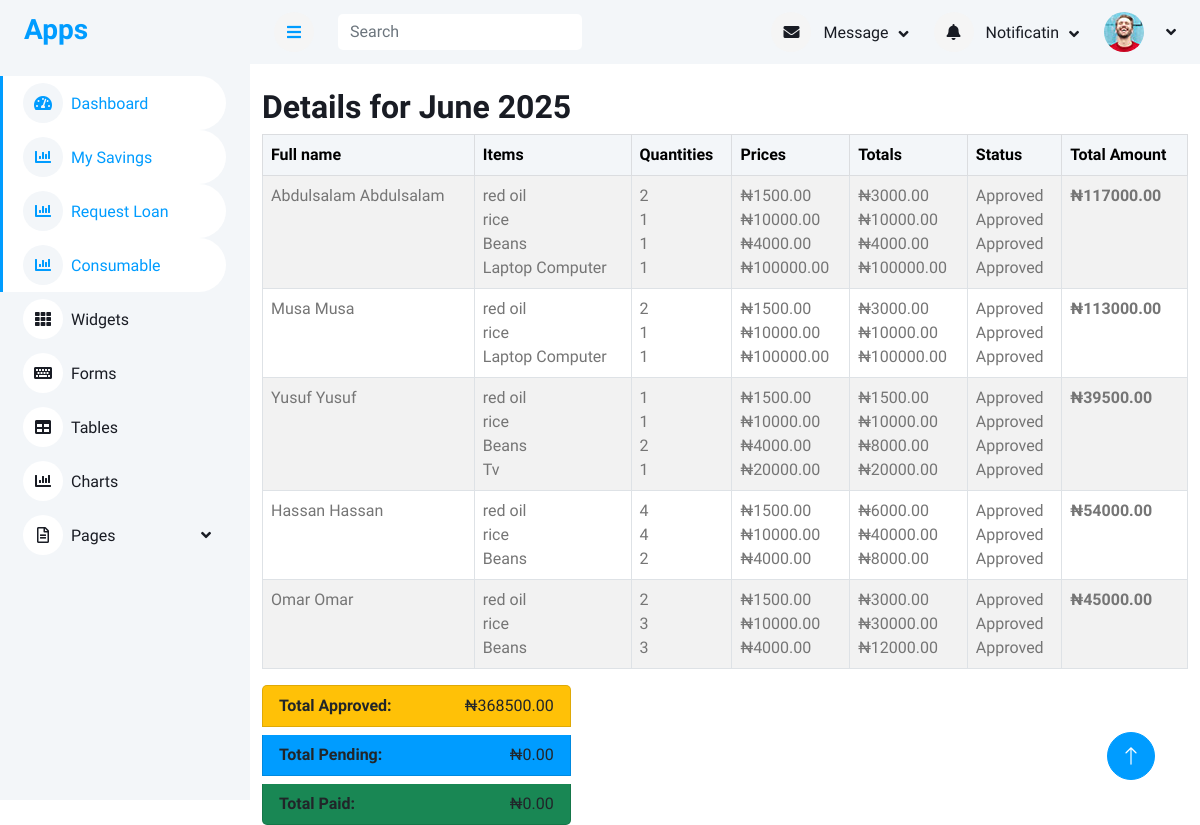
Page /consumable_details/2025-06/ on the committed database.
### accounts/models.py (models this page shows, shortened)
class User(AbstractUser):
    first_name = models.CharField(max_length=100)
    last_name = models.CharField(max_length=100)
    other_name = models.CharField(max_length=100)
    date_of_birth = models.DateField(blank=True,null=True)
    username = models.CharField(max_length=100, unique=True)
    department = models.CharField(max_length=100)
    unit = models.CharField(max_length=100)
    gender = models.ForeignKey(Gender, on_delete=models.CASCADE, blank=True, null=True)
    group = models.ForeignKey(UserGroup, on_delete=models.CASCADE, blank=True, null=True)
    marital_status = models.ForeignKey(MaritalStatus,on_delete=models.SET_NULL, null=True, blank=True)
    religion = models.ForeignKey(Religion, on_delete=models.SET_NULL, null=True, blank=True,)
    passport = models.ImageField(upload_to='passport', blank=True, null=True)
    member_number = models.CharField(max_length=100)

### consumable/models.py (models this page shows, shortened)
class ConsumableRequestDetail(models.Model):
    request = models.ForeignKey(ConsumableRequest, on_delete=models.CASCADE, related_name="details")
    item = models.ForeignKey(Item, on_delete=models.CASCADE)
    quantity = models.PositiveIntegerField(default=1)
    item_price = models.DecimalField(max_digits=10, decimal_places=2)
    loan_term_months = models.PositiveIntegerField()
    approved_amount = models.DecimalField(max_digits=10, decimal_places=2, null=True, blank=True)
    approval_date = models.DateField(null=True, blank=True)
    date_created = models.DateTimeField(auto_now_add=True)
    @property
    def total_price(self):
        return self.quantity * self.item_price

class Item(models.Model):
    title = models.CharField(max_length=100)
    price = models.DecimalField(max_digits=10, decimal_places=2)
    available = models.BooleanField(default=True)

class ConsumableRequest(models.Model):
    STATUS_CHOICES = [
        ('Pending', 'Pending'),
        ('Approved', 'Approved'),
        ('Declined', 'Declined'),
        ('Paid', 'Paid'),
    ]
    user = models.ForeignKey(User, on_delete=models.CASCADE)
    date_created = models.DateTimeField(auto_now_add=True)
    status = models.CharField(max_length=10, choices=STATUS_CHOICES, default='Pending')

### consumable/views.py (the view)
# urls.py: path('consumable_details/<month>/', views.consumable_details, name='consumable_details'),
def consumable_details(request, month):
    try:
        month_date = datetime.strptime(month, "%Y-%m")
    except ValueError:
        return render(request, "consumables/grouped_details.html", {"error": "Invalid month format."})
    monthly_qs = ConsumableRequestDetail.objects.filter(
        date_created__year=month_date.year,
        date_created__month=month_date.month
    )
    approved_total = monthly_qs.filter(
        request__status='Approved'
    ).aggregate(total=Sum(F('quantity') * F('item_price')))['total'] or 0
    pending_total = monthly_qs.filter(
        request__status='Pending'
    ).aggregate(total=Sum(F('quantity') * F('item_price')))['total'] or 0
    paid_total = monthly_qs.filter(
        request__status='Paid'
    ).aggregate(total=Sum(F('quantity') * F('item_price')))['total'] or 0
    details = monthly_qs.select_related('item', 'request__user')
    user_data = defaultdict(list)
    for detail in details:
        user_data[detail.request.user].append(detail)
    grouped_data = []
    for user, items in user_data.items():
        total = sum(d.total_price for d in items)
        consumable_request = ConsumableRequest.objects.filter(
            user=user,
            status__in=['Approved', 'Paid']
        ).first()
        if consumable_request:
            amount_paid = PaybackConsumable.objects.filter(
                consumable_request=consumable_request
            ).aggregate(total=models.Sum('amount_paid'))['total'] or 0
            last_payment = PaybackConsumable.objects.filter(
                consumable_request=consumable_request
            ).order_by('-repayment_date').first()
            current_payment = last_payment.amount_paid if last_payment else 0
        else:
            amount_paid = 0
            current_payment = 0
        grouped_data.append({
            "user": user,
            "items": items,
            "total": total,
            "amount_paid": amount_paid,
            "current_payment": current_payment,
        })
    context = {
        "month": month_date,
        "grouped_data": grouped_data,
        'approved_total': approved_total,
        'pending_total': pending_total,
        'paid_total': paid_total,
    }
    return render(request, "consumables/grouped_details.html", context)

### templates/consumables/grouped_details.html
{% extends 'base/base.html' %}
{% block content %}
<div class="container mt-4">
    <h2>Details for {{ month|date:"F Y" }}</h2>
    <div class="table-responsive">
        <table class="table table-bordered table-striped">
            <thead class="table-light">
                <tr>
                    <th>Full name</th>
                    <th>Items</th>
                    <th>Quantities</th>
                    <th>Prices</th>
                    <th>Totals</th>
                    <th>Status</th>
                    <th>Total  Amount</th>
                </tr>
            </thead>
            <tbody>
                {% for group in grouped_data %}
                <tr>
                    <td>{{ group.user.first_name }} {{ group.user.last_name }}</td>
                    <td>
                        {% for item in group.items %}
                            {{ item.item.title }}<br>
                        {% endfor %}
                    </td>
                    <td>
                        {% for item in group.items %}
                            {{ item.quantity }}<br>
                        {% endfor %}
                    </td>
                    <td>
                        {% for item in group.items %}
                            ₦{{ item.item_price|floatformat:2 }}<br>
                        {% endfor %}
                    </td>
                    <td>
                        {% for item in group.items %}
                            ₦{{ item.total_price|floatformat:2 }}<br>
                        {% endfor %}
                    </td>
                    <td>
                        {% for item in group.items %}
                            {{ item.request.status }}<br>
                        {% endfor %}
                    </td>
                    <td><strong>₦{{ group.total|floatformat:2 }}</strong></td>
                </tr>
                {% endfor %}
            </tbody>
        </table>
    </div>
    <ul class="list-group">
        <li class="list-group-item d-flex bg-warning col-md-4 justify-content-between">
            <strong>Total Approved:</strong>
            <span>₦{{ approved_total|floatformat:2 }}</span>
        </li>
        <li class="list-group-item d-flex bg-primary mt-2 col-md-4 justify-content-between">
            <strong>Total Pending:</strong>
            <span>₦{{ pending_total|floatformat:2 }}</span>
        </li>
        <li class="list-group-item d-flex bg-success mt-2 col-md-4 justify-content-between">
            <strong>Total Paid:</strong>
            <span>₦{{ paid_total|floatformat:2 }}</span>
        </li>
    </ul>
</div>
{% endblock %}

### static/css/style.css (style rules this page uses)
:root { --primary: #009CFF; --light: #F3F6F9; --dark: #191C24; }

### rows in the picture
User: user.first_name "Abdulsalam", user.last_name "Abdulsalam", total "117000.00"
ConsumableRequestDetail: item "red oil", quantity "2", item_price "1500.00", total_price "3000.00", request.status "Approved"
ConsumableRequestDetail: item "rice", quantity "1", item_price "10000.00", total_price "10000.00", request.status "Approved"
ConsumableRequestDetail: item "Beans", quantity "1", item_price "4000.00", total_price "4000.00", request.status "Approved"
ConsumableRequestDetail: item "Laptop Computer", quantity "1", item_price "100000.00", total_price "100000.00", request.status "Approved"
User: user.first_name "Musa", user.last_name "Musa", total "113000.00"
ConsumableRequestDetail: item "red oil", quantity "2", item_price "1500.00", total_price "3000.00", request.status "Approved"
ConsumableRequestDetail: item "rice", quantity "1", item_price "10000.00", total_price "10000.00", request.status "Approved"
ConsumableRequestDetail: item "Laptop Computer", quantity "1", item_price "100000.00", total_price "100000.00", request.status "Approved"
User: user.first_name "Yusuf", user.last_name "Yusuf", total "39500.00"
ConsumableRequestDetail: item "red oil", quantity "1", item_price "1500.00", total_price "1500.00", request.status "Approved"
ConsumableRequestDetail: item "rice", quantity "1", item_price "10000.00", total_price "10000.00", request.status "Approved"
ConsumableRequestDetail: item "Beans", quantity "2", item_price "4000.00", total_price "8000.00", request.status "Approved"
ConsumableRequestDetail: item "Tv", quantity "1", item_price "20000.00", total_price "20000.00", request.status "Approved"
User: user.first_name "Hassan", user.last_name "Hassan", total "54000.00"
ConsumableRequestDetail: item "red oil", quantity "4", item_price "1500.00", total_price "6000.00", request.status "Approved"
ConsumableRequestDetail: item "rice", quantity "4", item_price "10000.00", total_price "40000.00", request.status "Approved"
ConsumableRequestDetail: item "Beans", quantity "2", item_price "4000.00", total_price "8000.00", request.status "Approved"
User: user.first_name "Omar", user.last_name "Omar", total "45000.00"
ConsumableRequestDetail: item "red oil", quantity "2", item_price "1500.00", total_price "3000.00", request.status "Approved"
ConsumableRequestDetail: item "rice", quantity "3", item_price "10000.00", total_price "30000.00", request.status "Approved"
ConsumableRequestDetail: item "Beans", quantity "3", item_price "4000.00", total_price "12000.00", request.status "Approved"

### other values in the picture
{{ month|date:"F Y" }} "June 2025"
{{ approved_total|floatformat:2 }} "368500.00"
{{ pending_total|floatformat:2 }} "0.00"
{{ paid_total|floatformat:2 }} "0.00"
